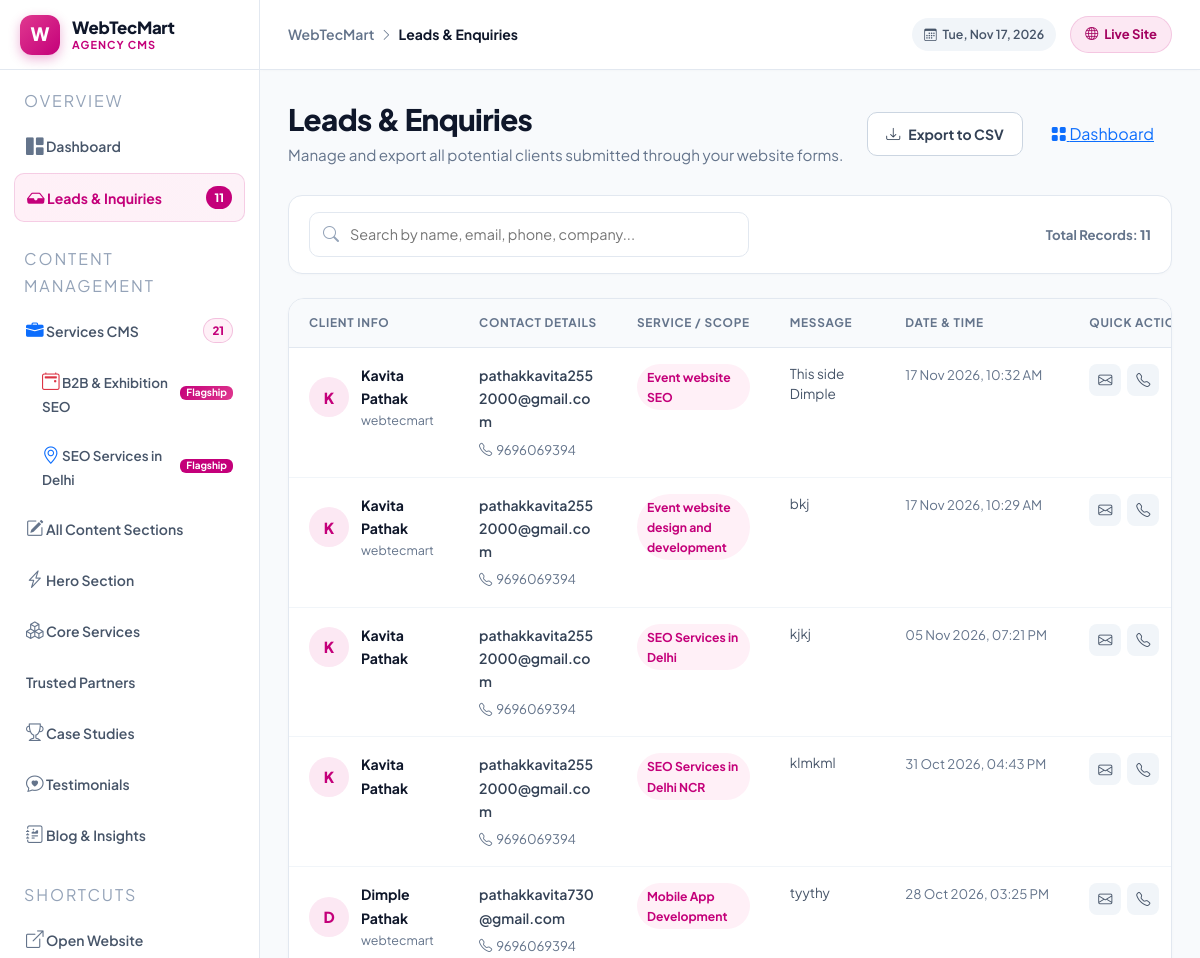
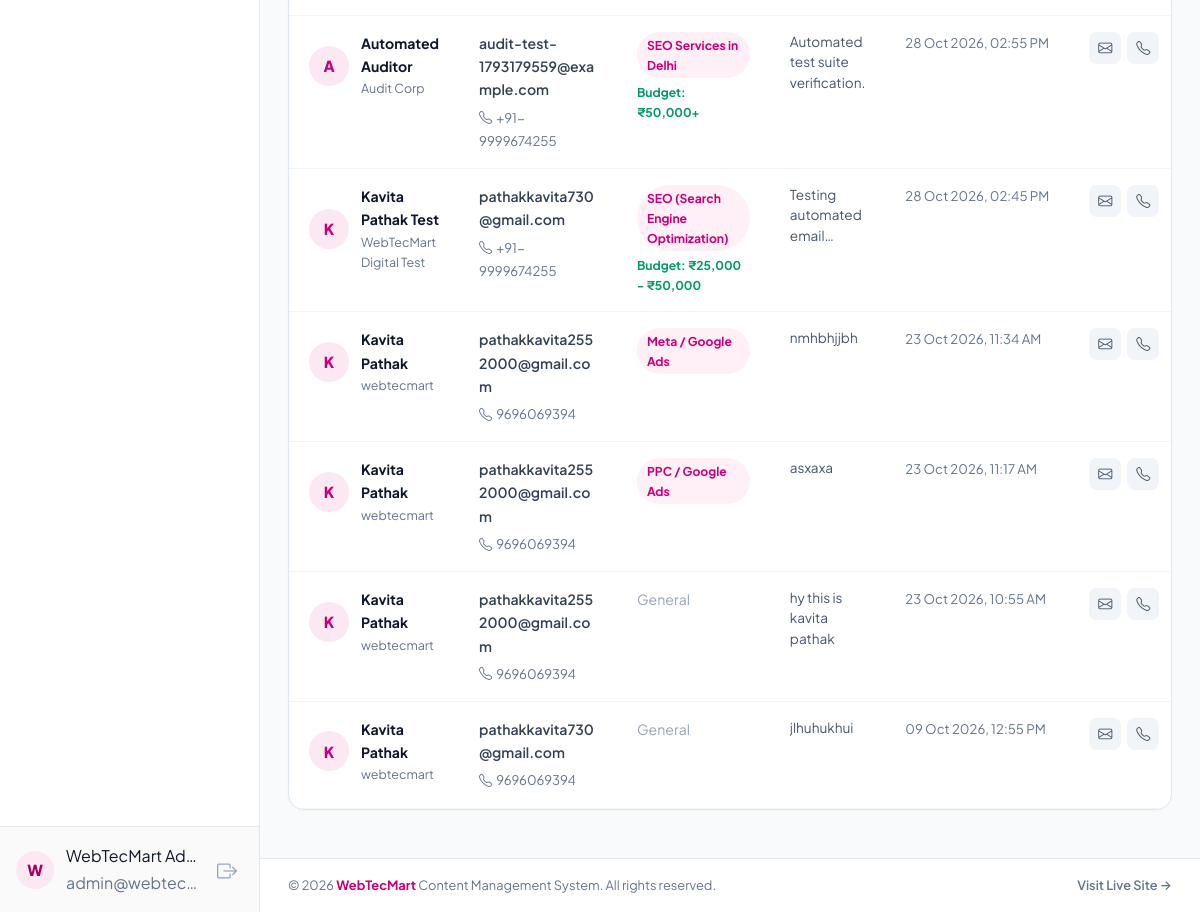
Screenshot of /admin/leads.php (signed in) with the database file from the repository (2 pictures, top to bottom).
### tables this page shows
CREATE TABLE leads (
            id INTEGER PRIMARY KEY AUTOINCREMENT,
            name TEXT NOT NULL,
            email TEXT NOT NULL,
            phone TEXT,
            company TEXT,
            service TEXT,
            budget TEXT,
            message TEXT,
            created_at DATETIME DEFAULT CURRENT_TIMESTAMP
        );

### config.php (called while the page is built, shortened)
<?php
function formatDatabaseDateTime(string $value, string $format = 'd M Y, h:i A'): string
{
    $storedDate = new DateTimeImmutable($value, new DateTimeZone('UTC'));
    $appTimezone = new DateTimeZone(date_default_timezone_get());
    return $storedDate->setTimezone($appTimezone)->format($format);
}
function db(): PDO
{
    static $pdo;
    if ($pdo instanceof PDO) {
        return $pdo;
    }
    $pdo = new PDO('sqlite:' . DB_PATH);
    $pdo->setAttribute(PDO::ATTR_ERRMODE, PDO::ERRMODE_EXCEPTION);
    $pdo->setAttribute(PDO::ATTR_DEFAULT_FETCH_MODE, PDO::FETCH_ASSOC);
    return $pdo;
}
function e(string $value): string
{
    return htmlspecialchars($value ?? '', ENT_QUOTES, 'UTF-8');
}

### admin/leads.php (the view, shortened to what this page needs)
<?php
require_once __DIR__ . '/../config.php';
$leads = db()->query('SELECT * FROM leads ORDER BY created_at DESC')->fetchAll();
$initial = static function (string $name): string {
    $name = trim($name);
    if ($name === '') return '?';
    return function_exists('mb_strtoupper') ? mb_strtoupper(mb_substr($name, 0, 1)) : strtoupper(substr($name, 0, 1));
};
require_once __DIR__ . '/templates/header.php';
?>
<div class="leads-header-row">
    <div>
        <h1>Leads &amp; Enquiries</h1>
        <p>Manage and export all potential clients submitted through your website forms.</p>
    </div>
    <div style="display: flex; gap: 10px;">
        <a href="/admin/leads.php?export=csv" class="leads-export-btn">
            <i class="bi bi-download"></i> Export to CSV
        </a>
        <a href="/admin/dashboard.php" class="dash-action-btn primary" style="padding: 9px 18px; border-radius: 10px;">
            <i class="bi bi-grid-fill"></i> Dashboard
        </a>
    </div>
</div>
<div class="leads-toolbar">
    <div class="leads-search-box">
        <input type="text" id="leadSearch" class="leads-search-input" placeholder="Search by name, email, phone, company..." aria-label="Search leads">
    </div>
    <div>
        <span style="font-size: 0.825rem; font-weight: 700; color: #64748B;">Total Records: <strong><?= count($leads) ?></strong></span>
    </div>
</div>
<div class="leads-card">
    <?php if (empty($leads)): ?>
        <div style="padding: 60px 24px; text-align: center;">
            <div style="width: 64px; height: 64px; border-radius: 20px; background: #FFF0F7; color: #C4007A; display: inline-flex; align-items: center; justify-content: center; font-size: 1.8rem; margin-bottom: 14px;">
                <i class="bi bi-inbox"></i>
            </div>
            <h3 style="font-size: 1.1rem; font-weight: 800; color: #0F172A; margin: 0 0 6px;">No leads recorded yet</h3>
            <p style="font-size: 0.9rem; color: #64748B; margin: 0;">Whenever visitors submit a proposal or consultation form, they will appear here instantly.</p>
        </div>
    <?php else: ?>
        <div class="table-responsive leads-desktop-table">
            <table class="leads-table" id="leadsTable">
                <thead>
                    <tr>
                        <th>Client Info</th>
                        <th>Contact Details</th>
                        <th>Service / Scope</th>
                        <th>Message</th>
                        <th>Date &amp; Time</th>
                        <th>Quick Actions</th>
                    </tr>
                </thead>
                <tbody>
                    <?php foreach ($leads as $l):
                        $searchText = strtolower(implode(' ', [
                            $l['name'] ?? '',
                            $l['email'] ?? '',
                            $l['phone'] ?? '',
                            $l['company'] ?? '',
                            $l['service'] ?? '',
                            $l['message'] ?? ''
                        ]));
                    ?>
                        <tr class="lead-row" data-search="<?= e($searchText) ?>">
                            <td>
                                <div style="display: flex; align-items: center; gap: 12px;">
                                    <div class="leads-avatar-circle"><?= e($initial((string) $l['name'])) ?></div>
                                    <div>
                                        <div style="font-weight: 700; color: #0F172A;"><?= e($l['name']) ?></div>
                                        <?php if (!empty($l['company'])): ?>
                                            <div style="font-size: 0.78rem; color: #64748B;"><?= e($l['company']) ?></div>
                                        <?php endif; ?>
                                    </div>
                                </div>
                            </td>
                            <td>
                                <div>
                                    <a href="mailto:<?= e($l['email']) ?>" style="color: #334155; text-decoration: none; font-weight: 600;">
                                        <?= e($l['email']) ?>
                                    </a>
                                </div>
                                <?php if (!empty($l['phone'])): ?>
                                    <div style="margin-top: 4px;">
                                        <a href="tel:<?= e($l['phone']) ?>" style="color: #64748B; text-decoration: none; font-size: 0.825rem;">
                                            <i class="bi bi-telephone me-1"></i><?= e($l['phone']) ?>
                                        </a>
                                    </div>
                                <?php endif; ?>
                            </td>
                            <td>
                                <?php if (!empty($l['service'])): ?>
                                    <span class="lead-tag"><?= e($l['service']) ?></span>
                                <?php else: ?>
                                    <span style="color: #94A3B8;">General</span>
                                <?php endif; ?>
                                <?php if (!empty($l['budget'])): ?>
                                    <div style="font-size: 0.76rem; color: #059669; font-weight: 700; margin-top: 4px;">
                                        Budget: <?= e($l['budget']) ?>
                                    </div>
                                <?php endif; ?>
                            </td>
                            <td>
                                <div style="max-width: 280px; font-size: 0.85rem; color: #475569; line-height: 1.5; display: -webkit-box; -webkit-line-clamp: 3; -webkit-box-orient: vertical; overflow: hidden;">
                                    <?= !empty($l['message']) ? e($l['message']) : '<span style="color:#94A3B8">—</span>' ?>
                                </div>
                            </td>
                            <td style="white-space: nowrap; color: #64748B; font-size: 0.825rem;">
                                <?= formatDatabaseDateTime((string) $l['created_at']) ?>
                            </td>
                            <td>
                                <div style="display: flex; gap: 6px;">
                                    <a href="mailto:<?= e($l['email']) ?>" class="lead-action-icon" title="Send Email">
                                        <i class="bi bi-envelope"></i>
                                    </a>
                                    <?php if (!empty($l['phone'])): ?>
                                        <a href="tel:<?= e($l['phone']) ?>" class="lead-action-icon" title="Call">
                                            <i class="bi bi-telephone"></i>
                                        </a>
                                    <?php endif; ?>
                                </div>
                            </td>
                        </tr>
                    <?php endforeach; ?>
                </tbody>
            </table>
        </div>
    <?php endif; ?>
</div>
<?php require_once __DIR__ . '/templates/footer.php'; ?>

### assets/css/design-system.css (style rules this page uses)
:root { --wtm-primary: #C4007A; --wtm-primary-dark: #A3005F; --wtm-primary-deep: #780045; --wtm-primary-light: #E0398F; --wtm-primary-soft: #FFF0F7; --wtm-primary-tint: #FCE8F3; --wtm-primary-glow: rgba(196, 0, 122, 0.18); --wtm-primary-rgb: 196, 0, 122; --wtm-bg: #FFF8FC; --wtm-bg-alt: #FFF0F7; --wtm-surface: #FFFFFF; --wtm-surface-muted: #F8FAFC; --wtm-surface-elevated: #FFFFFF; --wtm-border: #F1F4F8; --wtm-border-strong: #E2E8F0; --wtm-border-pink: rgba(196, 0, 122, 0.14); --wtm-text-headline: #111827; --wtm-text-body: #4B5563; --wtm-text-muted: #6B7280; --wtm-text-light: #9CA3AF; --wtm-text-inverse: #FFFFFF; --wtm-accent-gold: #F59E0B; --wtm-accent-emerald: #10B981; --wtm-accent-indigo: #6366F1; --wtm-grad-primary: linear-gradient(135deg, #C4007A 0%, #E0398F 100%); --wtm-grad-dark: linear-gradient(135deg, #A3005F 0%, #C4007A 100%); --wtm-grad-soft: linear-gradient(135deg, #FFF0F7 0%, #FFFFFF 100%); --wtm-grad-surface: linear-gradient(180deg, #FFFFFF 0%, #FDFBF7 100%); --wtm-grad-mesh: radial-gradient(at 0% 0%, rgba(196, 0, 122, 0.08) 0px, transparent 50%), radial-gradient(at 100% 100%, rgba(224, 57, 143, 0.06) 0px, transparent 50%); --wtm-shadow-xs: 0 1px 2px rgba(0, 0, 0, 0.04); --wtm-shadow-sm: 0 2px 8px -1px rgba(0, 0, 0, 0.06), 0 1px 3px rgba(0, 0, 0, 0.04); --wtm-shadow-md: 0 8px 24px -4px rgba(0, 0, 0, 0.06), 0 2px 6px -1px rgba(0, 0, 0, 0.03); --wtm-shadow-lg: 0 20px 35px -8px rgba(17, 24, 39, 0.08), 0 6px 12px -2px rgba(17, 24, 39, 0.03); --wtm-shadow-xl: 0 28px 50px -12px rgba(17, 24, 39, 0.12); --wtm-shadow-glow: 0 12px 30px -6px rgba(196, 0, 122, 0.3); --wtm-shadow-card-hover: 0 22px 42px -10px rgba(196, 0, 122, 0.14), 0 0 0 1px rgba(196, 0, 122, 0.16); --wtm-radius-sm: 8px; --wtm-radius-md: 14px; --wtm-radius-lg: 20px; --wtm-radius-xl: 26px; --wtm-radius-pill: 9999px; --wtm-ease-spring: cubic-bezier(0.16, 1, 0.3, 1); --wtm-ease-smooth: cubic-bezier(0.4, 0, 0.2, 1); --wtm-duration-fast: 0.2s; --wtm-duration-normal: 0.35s; --wtm-duration-slow: 0.6s; }
html { scroll-behavior: smooth; -webkit-text-size-adjust: 100%; overflow-x: clip; }
body { background-color: var(--wtm-bg); color: var(--wtm-text-headline); font-family: var(--font-family-base); line-height: 1.65; overflow-x: clip; width: 100%; }

### assets/css/typography.css (style rules this page uses)
:root { --font-family-base: 'Plus Jakarta Sans', -apple-system, BlinkMacSystemFont, 'Segoe UI', Roboto, Arial, sans-serif; --font-size-h1: clamp(2rem, 1.45rem + 2.2vw, 3rem); --font-size-h2: clamp(1.65rem, 1.35rem + 1.25vw, 2.25rem); --font-size-h3: clamp(1.3rem, 1.15rem + 0.75vw, 1.7rem); --font-size-h4: clamp(1.15rem, 1.05rem + 0.5vw, 1.4rem); --font-size-h5: clamp(1.05rem, 1rem + 0.25vw, 1.2rem); --font-size-h6: clamp(1rem, 0.98rem + 0.1vw, 1.1rem); --font-size-body: 1rem; --font-weight-heading: 700; --font-weight-body: 400; --line-height-heading: 1.2; --line-height-body: 1.65; --letter-spacing-heading: -0.02em; }
body, body :not(i):not(code):not(pre) { font-family: var(--font-family-base) !important; }
body { font-size: var(--font-size-body); line-height: var(--line-height-body); }
body h1, body h1[class], body h2, body h2[class], body h3, body h3[class], body h4, body h4[class], body h5, body h5[class], body h6, body h6[class] { margin-top: 0; font-weight: var(--font-weight-heading) !important; line-height: var(--line-height-heading) !important; letter-spacing: var(--letter-spacing-heading) !important; overflow-wrap: break-word !important; text-wrap: balance; }
body h1, body h1[class] { font-size: var(--font-size-h1) !important; }
p, body p[class] { margin-top: 0; font-size: var(--font-size-body) !important; line-height: var(--line-height-body) !important; font-weight: var(--font-weight-body) !important; overflow-wrap: break-word !important; }
a { overflow-wrap: anywhere; }
button, input, select, textarea { font-family: var(--font-family-base); }

### admin/templates/header.php (style rules this page uses)
:root { --adm-sidebar-w: 260px; --adm-topbar-h: 70px; --adm-brand: #C4007A; --adm-brand-dark: #A3005F; --adm-brand-soft: #FCE8F3; --adm-bg: #F8FAFC; --adm-surface: #FFFFFF; --adm-border: #E2E8F0; --adm-text: #0F172A; --adm-muted: #64748B; }
*, *::before, *::after { box-sizing: border-box; }
body { margin: 0; background: var(--adm-bg); color: var(--adm-text); font-family: 'Plus Jakarta Sans', system-ui, -apple-system, sans-serif; -webkit-font-smoothing: antialiased; min-height: 100vh; }

### rows the page displays
leads: name "K", name "Kavita Pathak", company "webtecmart", email "pathakkavita2552000@gmail.com", phone "9696069394", service "Event website SEO", message "This side Dimple", created_at "17 Nov 2026, 10:32 AM"
leads: name "K", name "Kavita Pathak", company "webtecmart", email "pathakkavita2552000@gmail.com", phone "9696069394", service "Event website design and development", message "bkj", created_at "17 Nov 2026, 10:29 AM"
leads: name "K", name "Kavita Pathak", email "pathakkavita2552000@gmail.com", phone "9696069394", service "SEO Services in Delhi", message "kjkj", created_at "05 Nov 2026, 07:21 PM"
leads: name "K", name "Kavita Pathak", email "pathakkavita2552000@gmail.com", phone "9696069394", service "SEO Services in Delhi NCR", message "klmkml", created_at "31 Oct 2026, 04:43 PM"
leads: name "D", name "Dimple Pathak", company "webtecmart", email "pathakkavita730@gmail.com", phone "9696069394", service "Mobile App Development", message "tyythy", created_at "28 Oct 2026, 03:25 PM"
leads: name "A", name "Automated Auditor", company "Audit Corp", email "audit-test-1793179559@example.com", phone "+91-9999674255", service "SEO Services in Delhi", budget "₹50,000+", message "Automated test suite verification.", created_at "28 Oct 2026, 02:55 PM"
leads: name "K", name "Kavita Pathak Test", company "WebTecMart Digital Test", email "pathakkavita730@gmail.com", phone "+91-9999674255", service "SEO (Search Engine Optimization)", budget "₹25,000 - ₹50,000", message "Testing automated…", created_at "28 Oct 2026, 02:45 PM"
leads: name "K", name "Kavita Pathak", company "webtecmart", email "pathakkavita2552000@gmail.com", phone "9696069394", service "Meta / Google Ads", message "nmhbhjjbh", created_at "23 Oct 2026, 11:34 AM"
leads: name "K", name "Kavita Pathak", company "webtecmart", email "pathakkavita2552000@gmail.com", phone "9696069394", service "PPC / Google Ads", message "asxaxa", created_at "23 Oct 2026, 11:17 AM"
leads: name "K", name "Kavita Pathak", company "webtecmart", email "pathakkavita2552000@gmail.com", phone "9696069394", service "General", message "hy this is kavita pathak", created_at "23 Oct 2026, 10:55 AM"
leads: name "K", name "Kavita Pathak", company "webtecmart", email "pathakkavita730@gmail.com", phone "9696069394", service "General", message "jlhuhukhui", created_at "09 Oct 2026, 12:55 PM"

### other values shown
$totalLeadsCount "11"
$totalServicesCount "21"
substr(trim($adminName), 0, 1) "W"
$adminName "WebTecMart Ad…"
$adminEmail "admin@webtec…"
$currentPageTitle "Leads & Enquiries"
count($leads) "11"
